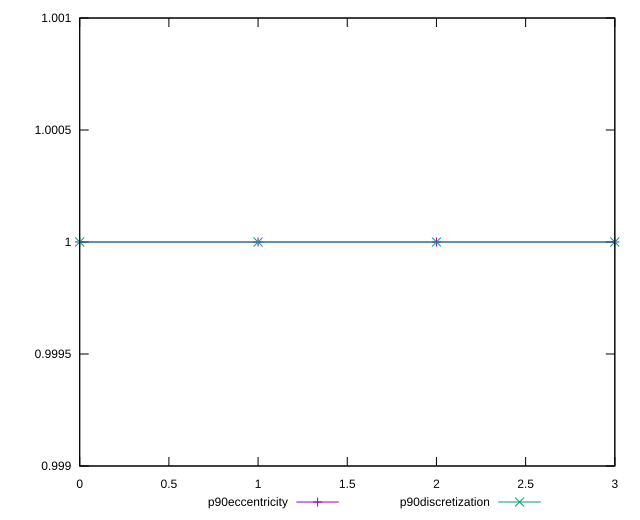

Generate this figure with gnuplot:
reset

$p90Eccentricity <<EOF
0 0.9999999999999999
1 1
2 1.0000000000000002
3 0.9999999999999999
EOF

$p90Discretization <<EOF
0 1
1 1
2 1
3 1
EOF

set key outside below
set xrange [0:3]
set yrange [0.9989999999999999:1.0010000000000001]
set trange [0.9989999999999999:1.0010000000000001]
set terminal svg size 640, 520 enhanced background rgb 'white'
set output "report/report_00029_2021-02-24T13-36-40.390Z/interactive/progression/eccentricity.svg"

plot $p90Eccentricity title "p90eccentricity" with linespoints, \
     $p90Discretization title "p90discretization" with linespoints

reset
